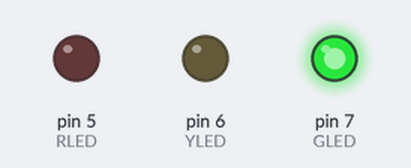
Recording of a sketch running on a simulated Arduino Uno, built with avr-gcc and run on an emulated ATmega328P. Shown: output pins drawn as LEDs (lit = HIGH).

Above: at 2.5 s.
At 5.1 s:
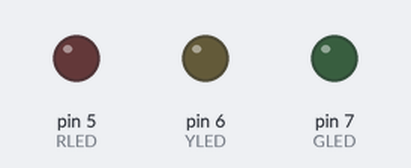
At 6.2 s:
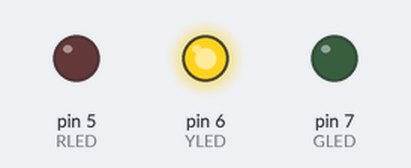
At 9.9 s:
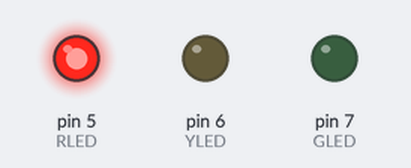
Timing chart, 0 to 16.1 s (numbered marks = the images above):
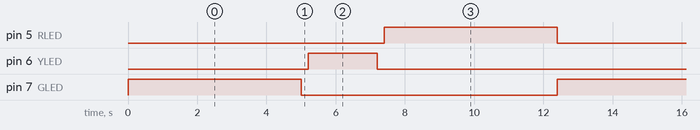

The sketch:

Traffic_light.ino
```cpp
#define RLED 5
#define YLED 6
#define GLED 7

void setup() {

  pinMode(RLED, OUTPUT);
  pinMode(YLED,   OUTPUT);
  pinMode(GLED, OUTPUT);
}

void loop() {

  digitalWrite(GLED, HIGH);
  delay(5000);
  digitalWrite(GLED, LOW);
  delay(200);
  digitalWrite(YLED, HIGH);
  delay(2000);
  digitalWrite(YLED, LOW);
  delay(200);
  digitalWrite(RLED, HIGH);
  delay(5000);
  digitalWrite(RLED, LOW);

}
```

Measured:
- by itself, pin 5 (RLED), pin 7 (GLED): alternates HIGH for 5.0 s and LOW for 7.4 s
- by itself, pin 6 (YLED): alternates HIGH for 2.0 s and LOW for 10.4 s
- by itself, everything shown: repeats every 12.4 s, in 6 steps
